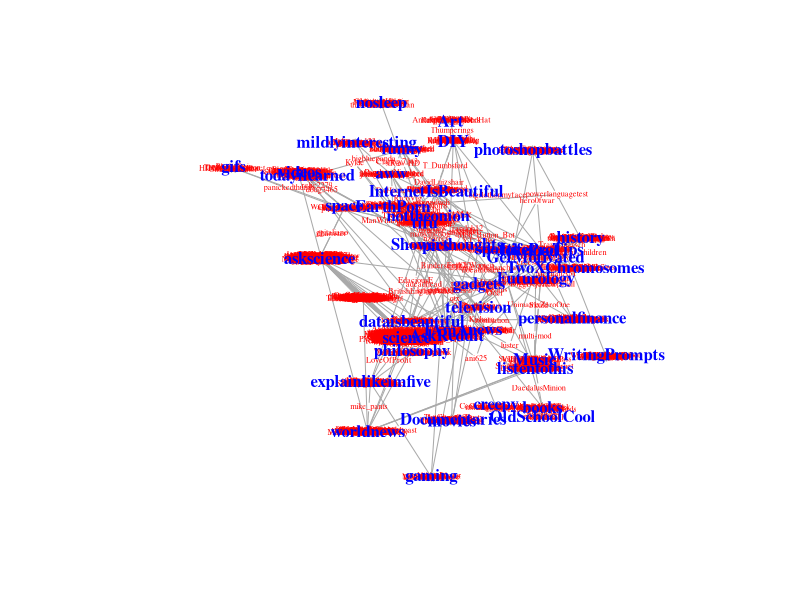

This chart was generated by the following R code:
# setwd("~/Programmming/R/phd-sem-1")
### LOAD PACKAGES
library("igraph")

### IMPORT DATA
# partial_edges = read.csv('edgelist.csv', header=T)
# partial_nodes = read.csv('nodelist.csv', header=T)
edges = read.csv('edgelist_full.csv', header=T)
nodes = read.csv('nodelist_full.csv', header=T)


# creating network objects
net <- graph_from_data_frame(d=edges, vertices=nodes)
# net <- graph_from_data_frame(d=partial_edges, vertices=partial_nodes)


### ADDING NODE ATTIBUTES
# network visualisation attributesattributes
colrs <- c("red", "blue")
#V(net)$color <- colrs[V(net)$type+1] # red = redditors (mod), blue = subs
V(net)$color = adjustcolor(colrs[V(net)$type+1], 0.5)
V(net)$shape <- c("square", "circle")[V(net)$type+1]  # square = redditors (mod), circle = subs
V(net)$label.font = V(net)$type+1 # redditors = plain, subs = bold
V(net)$label.cex = (V(net)$type+1)*0.5
V(net)$label.color = colrs[V(net)$type+1]

### SELECTING FOR LARGE COMPONETS
clu = components(net, mode = c("weak", "strong"))

#### MUST CUSTOMISE HERE FOR DIFFERENT NETWORKS
# for orgs partial network:


### PLOT ORIGINAL MODERATORS NETWORK
# # orginial moderators network components:
giant = mapply(c, groups(clu)[1], groups(clu)[7], SIMPLIFY=FALSE)
sub = induced_subgraph(net, unlist(giant))

loose = mapply(c, groups(clu)[2:6], groups(clu)[8:23], SIMPLIFY=FALSE)
sub2 = induced_subgraph(net, unlist(loose))


# node shape plot
pdf('orgs_giant_label.pdf')
plot(sub, vertex.frame.color=NA, vertex.shape='none',
     vertex.size=5, edge.arrow.size=0)
dev.off()

## PLOTTING FULL NETWORK
# # full network components:
sub = induced_subgraph(net,unlist(groups(clu)[1]))
sub2 = induced_subgraph(net,unlist(groups(clu)[2]))
sub3 = induced_subgraph(net,unlist(groups(clu)[3]))

# # plot full giant component
# # setting labels for subreddits only
V(sub)$label[V(sub)$type==0] <- ""
V(sub)$label[V(sub)$type==1] = V(sub)$name[V(sub)$type==1]
V(sub)$label.cex = 1
V(sub)$label.font= 1
V(sub)$label.color = 'black'
V(sub)$degree <- degree(sub, mode="all")
# 
# pdf('giantcomponent.pdf')
# plot(sub, vertex.shape = 'none', edge.arrow.size=0, layout=l,
#      vertex.label.cex=1)
# dev.off()
# 
# # plot full net small components
# plot(sub2, vertex.shape = 'none', edge.arrow.size=0, layout=layout_with_fr,
#      vertex.label.cex=1, vertex.label.color=V(sub2)$color)
# 
# plot(sub3, vertex.shape = 'none', edge.arrow.size=0, layout=layout_with_fr,
#      vertex.label.cex=1, vertex.label.color=V(sub3)$color)